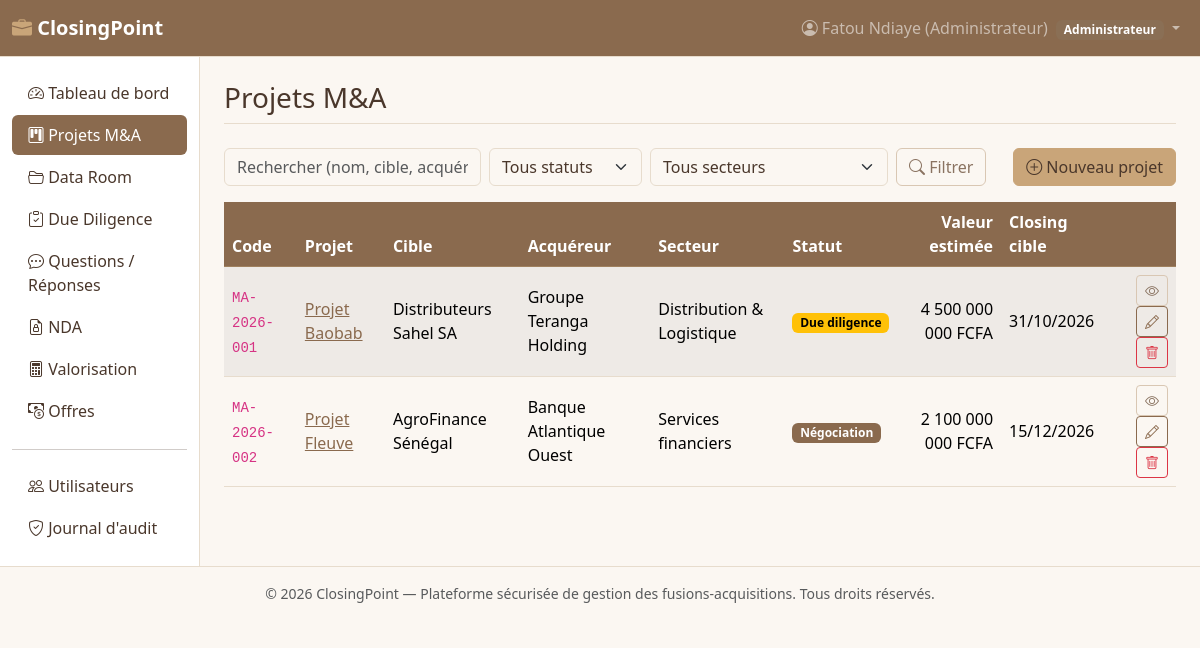
/modules/projects/list.php (signed in), run on an earlier commit of the app's database.
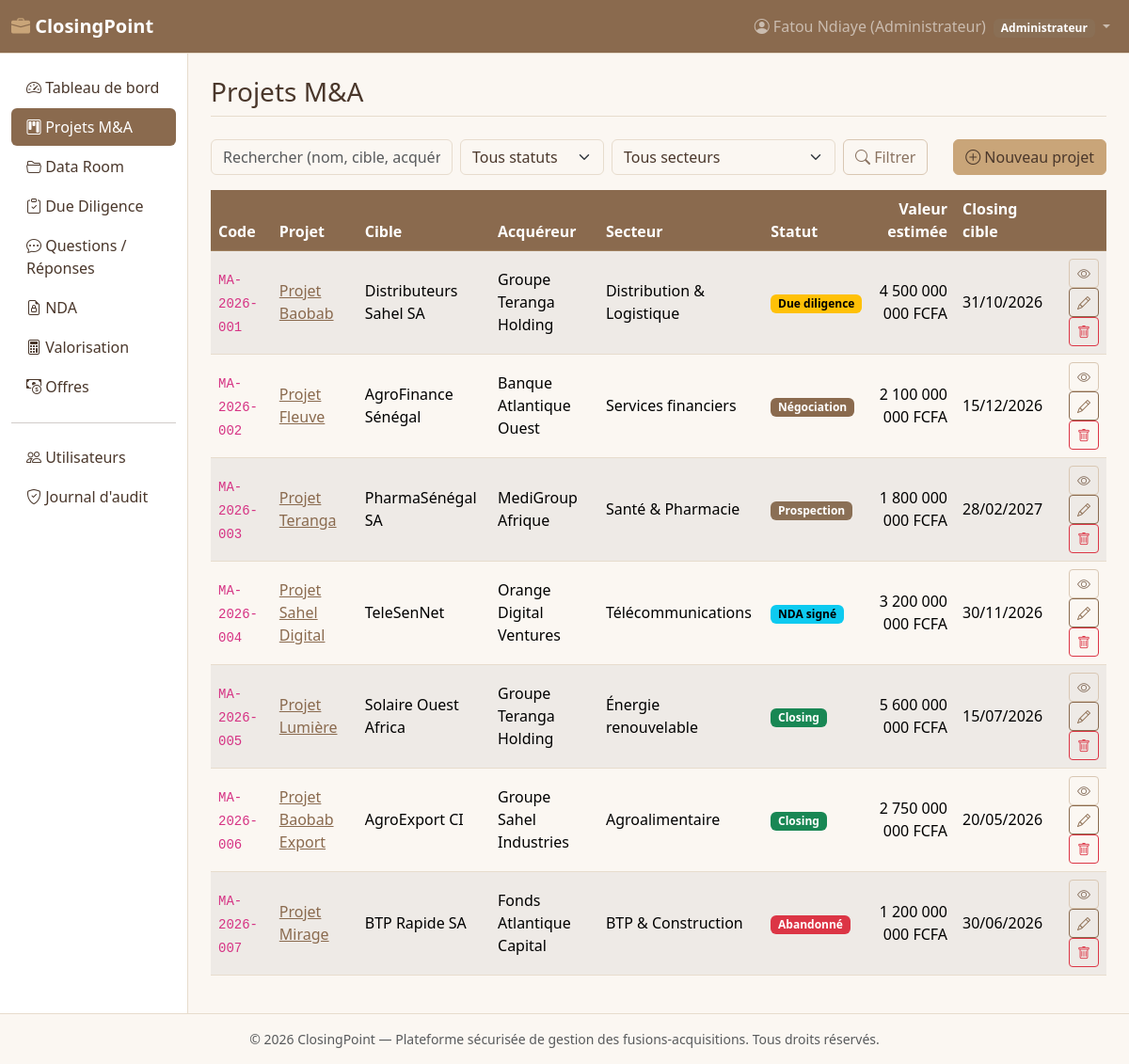
And on a later commit of the database.
### tables this page shows
CREATE TABLE ma_projects (
    id INT AUTO_INCREMENT PRIMARY KEY,
    code_projet VARCHAR(20) NOT NULL UNIQUE,
    nom_projet VARCHAR(180) NOT NULL,
    societe_cible VARCHAR(180) NOT NULL,
    societe_acquereur VARCHAR(180) NOT NULL,
    secteur VARCHAR(100) DEFAULT NULL,
    statut ENUM('prospection','nda_signe','due_diligence','negociation','closing','abandonne') NOT NULL DEFAULT 'prospection',
    valeur_estimee DECIMAL(18,2) DEFAULT NULL,
    devise VARCHAR(10) NOT NULL DEFAULT 'FCFA',
    date_debut DATE DEFAULT NULL,
    date_cible_closing DATE DEFAULT NULL,
    description TEXT,
    created_by INT NOT NULL,
    created_at DATETIME NOT NULL DEFAULT CURRENT_TIMESTAMP,
    updated_at DATETIME NOT NULL DEFAULT CURRENT_TIMESTAMP ON UPDATE CURRENT_TIMESTAMP,
    CONSTRAINT fk_proj_creator FOREIGN KEY (created_by) REFERENCES users(id) ON DELETE RESTRICT
);

### includes/security.php (called while the page is built, shortened)
<?php
function e(?string $value): string
{
    return htmlspecialchars($value ?? '', ENT_QUOTES, 'UTF-8');
}
function currentUser(): ?array
{
    return $_SESSION['user'] ?? null;
}

### modules/projects/list.php (the view, shortened to what this page needs)
<?php
require_once __DIR__ . '/../../includes/bootstrap.php';
$search = trim($_GET['q'] ?? '');
$where = [];
$params = [];
$whereSql = $where ? ('WHERE ' . implode(' AND ', $where)) : '';
$countStmt = $pdo->prepare("SELECT COUNT(*) FROM ma_projects $whereSql");
$countStmt->execute($params);
$total = (int)$countStmt->fetchColumn();
$pageInfo = paginate($total);
$stmt = $pdo->prepare(
    "SELECT * FROM ma_projects $whereSql ORDER BY created_at DESC LIMIT :limit OFFSET :offset"
);
$stmt->bindValue(':limit', $pageInfo['perPage'], PDO::PARAM_INT);
$stmt->bindValue(':offset', $pageInfo['offset'], PDO::PARAM_INT);
$stmt->execute();
$projects = $stmt->fetchAll();
require __DIR__ . '/../../includes/header.php';
?>
<div class="d-flex justify-content-between align-items-center mb-3">
  <form class="row g-2" method="get">
    <div class="col-auto">
      <input type="text" name="q" class="form-control" placeholder="Rechercher (nom, cible, acquéreur, code)..." value="<?= e($search) ?>">
    </div>
    <div class="col-auto">
      <select name="statut" class="form-select">
        <option value="">Tous statuts</option>
      </select>
    </div>
    <div class="col-auto">
      <select name="secteur" class="form-select">
        <option value="">Tous secteurs</option>
      </select>
    </div>
    <div class="col-auto">
      <button class="btn btn-outline-secondary" type="submit"><i class="bi bi-search"></i> Filtrer</button>
    </div>
  </form>
  <?php if (in_array($user['role'], ['admin', 'conseiller'], true)): ?>
    <a href="add.php" class="btn btn-primary"><i class="bi bi-plus-circle"></i> Nouveau projet</a>
  <?php endif; ?>
</div>
<div class="table-responsive">
<table class="table table-striped table-hover align-middle">
  <thead class="table-dark">
    <tr>
      <th>Code</th><th>Projet</th><th>Cible</th><th>Acquéreur</th><th>Secteur</th>
      <th>Statut</th><th class="text-end">Valeur estimée</th><th>Closing cible</th><th></th>
    </tr>
  </thead>
  <tbody>
    <?php foreach ($projects as $p): ?>
      <tr>
        <td><code><?= e($p['code_projet']) ?></code></td>
        <td><a href="view.php?id=<?= (int)$p['id'] ?>"><?= e($p['nom_projet']) ?></a></td>
        <td><?= e($p['societe_cible']) ?></td>
        <td><?= e($p['societe_acquereur']) ?></td>
        <td><?= e($p['secteur']) ?></td>
        <td><?= projectStatusBadge($p['statut']) ?></td>
        <td class="text-end"><?= formatMoney($p['valeur_estimee'], $p['devise']) ?></td>
        <td><?= formatDate($p['date_cible_closing']) ?></td>
        <td class="text-end">
          <a href="view.php?id=<?= (int)$p['id'] ?>" class="btn btn-sm btn-outline-secondary"><i class="bi bi-eye"></i></a>
          <?php if (in_array($user['role'], ['admin', 'conseiller'], true)): ?>
            <a href="edit.php?id=<?= (int)$p['id'] ?>" class="btn btn-sm btn-outline-primary"><i class="bi bi-pencil"></i></a>
          <?php endif; ?>
          <?php if ($user['role'] === 'admin'): ?>
            <form method="post" action="delete.php" class="d-inline" onsubmit="return confirm('Supprimer définitivement ce projet et toutes ses données liées (data room, due diligence, offres) ?');">
              <button type="submit" class="btn btn-sm btn-outline-danger"><i class="bi bi-trash"></i></button>
            </form>
          <?php endif; ?>
        </td>
      </tr>
    <?php endforeach; ?>
  </tbody>
</table>
</div>
<?php require __DIR__ . '/../../includes/footer.php'; ?>

### includes/functions.php (shortened to what this page needs)
<?php
function formatMoney($amount, string $devise = 'FCFA'): string
{
    return number_format((float)$amount, 0, ',', ' ') . ' ' . $devise;
}
function formatDate(?string $date, string $fmt = 'd/m/Y'): string
{
    $ts = strtotime($date);
    return $ts ? date($fmt, $ts) : '—';
}
function projectStatusBadge(string $statut): string
{
    $map = [
        'prospection'    => ['secondary', 'Prospection'],
        'nda_signe'      => ['info', 'NDA signé'],
        'due_diligence'  => ['warning', 'Due diligence'],
        'negociation'    => ['primary', 'Négociation'],
        'closing'        => ['success', 'Closing'],
        'abandonne'      => ['danger', 'Abandonné'],
    ];
    [$class, $label] = $map[$statut] ?? ['secondary', $statut];
    return '<span class="badge text-bg-' . $class . '">' . e($label) . '</span>';
}

What changed in the data, as far as the page shows it:
added ma_projects: code_projet "MA-2026-003", nom_projet "Projet Teranga", societe_cible "PharmaSénégal SA", societe_acquereur "MediGroup Afrique", secteur "Santé & Pharmacie", label "Prospection", formatMoney($p['valeur_estimee'], $p['devise']) "1 800 000 000 FCFA", date_cible_closing "28/02/2027"
added ma_projects: code_projet "MA-2026-004", nom_projet "Projet Sahel Digital", societe_cible "TeleSenNet", societe_acquereur "Orange Digital Ventures", secteur "Télécommunications", label "NDA signé", formatMoney($p['valeur_estimee'], $p['devise']) "3 200 000 000 FCFA", date_cible_closing "30/11/2026"
added ma_projects: code_projet "MA-2026-005", nom_projet "Projet Lumière", societe_cible "Solaire Ouest Africa", societe_acquereur "Groupe Teranga Holding", secteur "Énergie renouvelable", label "Closing", formatMoney($p['valeur_estimee'], $p['devise']) "5 600 000 000 FCFA", date_cible_closing "15/07/2026"
added ma_projects: code_projet "MA-2026-006", nom_projet "Projet Baobab Export", societe_cible "AgroExport CI", societe_acquereur "Groupe Sahel Industries", secteur "Agroalimentaire", label "Closing", formatMoney($p['valeur_estimee'], $p['devise']) "2 750 000 000 FCFA", date_cible_closing "20/05/2026"
added ma_projects: code_projet "MA-2026-007", nom_projet "Projet Mirage", societe_cible "BTP Rapide SA", societe_acquereur "Fonds Atlantique Capital", secteur "BTP & Construction", label "Abandonné", formatMoney($p['valeur_estimee'], $p['devise']) "1 200 000 000 FCFA", date_cible_closing "30/06/2026"
